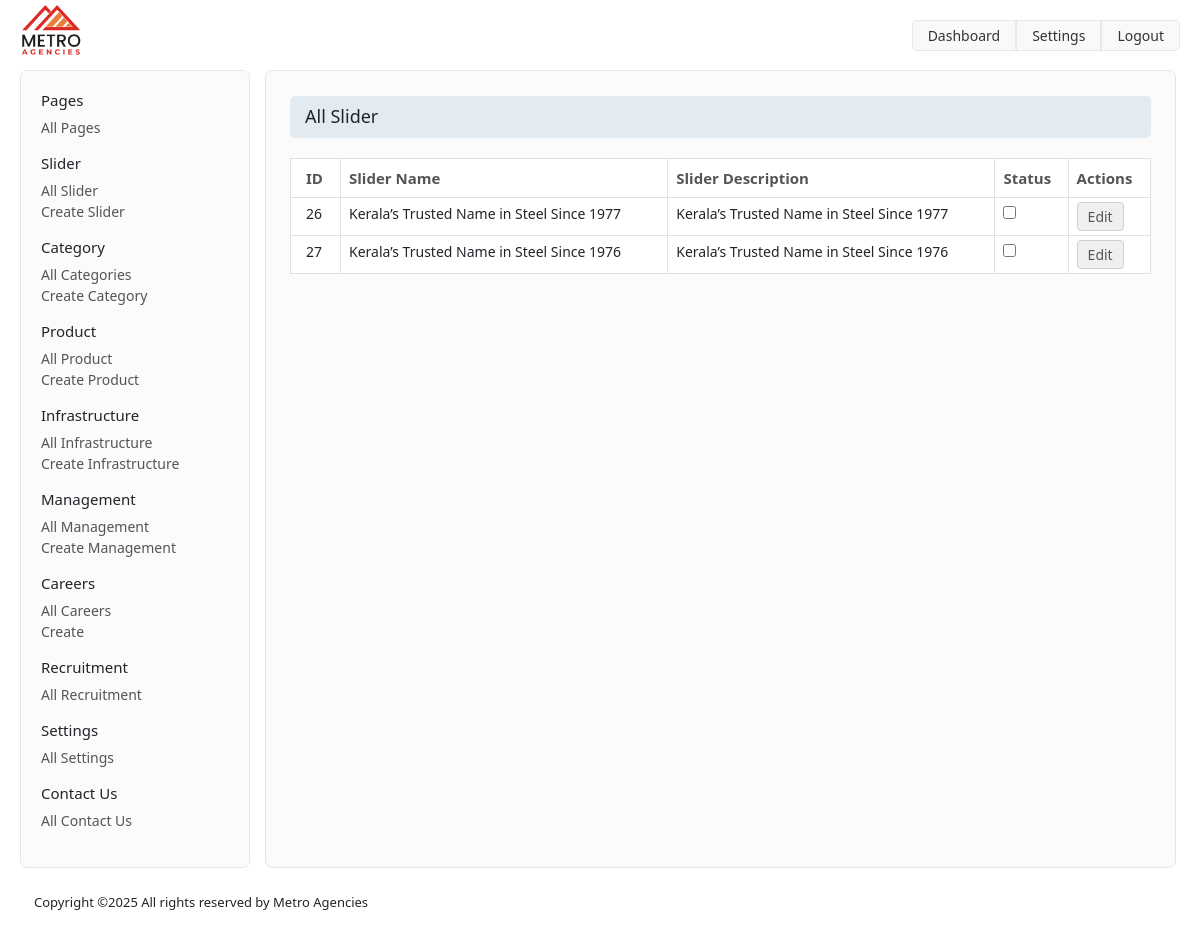
The page /index.php/admin/slider on the database its author committed.
### tables this page shows
CREATE TABLE IF NOT EXISTS `tbl_slider` (
  `id` int NOT NULL AUTO_INCREMENT,
  `title` varchar(250) NOT NULL,
  `description` varchar(250) NOT NULL,
  `image` varchar(500) NOT NULL,
  `is_active` int NOT NULL DEFAULT '0',
  PRIMARY KEY (`id`)
);

### application/controllers/admin/Slider.php (called while the page is built, shortened)
<?php class Slider extends CI_Controller {
    public function __construct()
	{
        $this->load->library('upload');
        $this->load->model('admin/PageBuilder_model');
	}
    public function index()
    {
        $data['slider'] = $this->PageBuilder_model->getSlider();
        $this->load->view('admin/template/header');
        $this->load->view('admin/slider/list', $data);
        $this->load->view('admin/template/footer');
    }
}
?>

### index.php (called while the page is built, shortened)
<?php
require_once BASEPATH.'core/CodeIgniter.php';

### application/models/admin/PageBuilder_model.php (called while the page is built, shortened)
<?php
class PageBuilder_model extends CI_Model {
    public function getSlider() {
        return $this->db->get('tbl_slider')->result_array();
    }
}

### application/views/admin/slider/list.php (the view, shortened to what this page needs)
<div class="admin-content">
    <div class="container-fluid">
        <?php include 'application/views/admin/template/sidebar.php' ?>
        <div class="admin-main-content">
            <div class="container-fluid">
                <div class="row">
                    <div class="col-12">
                        <div class="page-title">
                            <h2>All Slider</h2>
                        </div>
                    </div>
                </div>
                <div class="row">
                    <div class="col-12">
                        <table class="table table-bordered">
                            <thead>
                                <tr>
                                    <th>ID</th>
                                    <th>Slider Name</th>
                                    <th>Slider Description</th>
                                    <th>Status</th>
                                    <th>Actions</th>
                                </tr>
                            </thead>
                            <tbody>
                                <?php foreach ($slider as $sliders) : ?>
                                <tr>
                                  <td><?= $sliders['id']; ?></td>
                                    <td><?= $sliders['title']; ?></td>
                                    <td><?= $sliders['description']; ?></td>
                                    <td>
                                        <input type="checkbox" name="featured" class="is-active-checkbox"
                                          data-id="<?= $sliders['id']; ?>"
                                          <?=  $sliders['is_active'] ? 'checked' : '' ?>>
                                    </td>
                                    <td>
                                        <a href="<?php echo base_url();?>admin/slider/edit/<?=  $sliders['id']; ?>"
                                            class="btn">Edit</a>
                                    </td>
                                </tr>
                                <?php endforeach; ?>
                            </tbody>
                        </table>
                    </div>
                </div>
            </div>
        </div>
    </div>
</div>

### admin/css/admin.css (style rules this page uses)
:root { --sm: 768px; --lg: 992px; }
html { height: 100%; }
body { display: grid; grid-template-rows: auto 1fr auto; height: 100%; }
.admin-main-content { border: 1px solid #e5e5e5; background: #fbfbfb; border-radius: 7px; height: 100%; padding-top: 25px; padding-bottom: 25px; }
.btn { background: #efefef; border: 1px solid #cfcfcf; padding: 3px 10px !important; font-size: 14px; color: #555; }

### rows shown on the page
tbl_slider: id "26", title "Kerala’s Trusted Name in Steel Since 1977", description "Kerala’s Trusted Name in Steel Since 1977"
tbl_slider: id "27", title "Kerala’s Trusted Name in Steel Since 1976", description "Kerala’s Trusted Name in Steel Since 1976"
